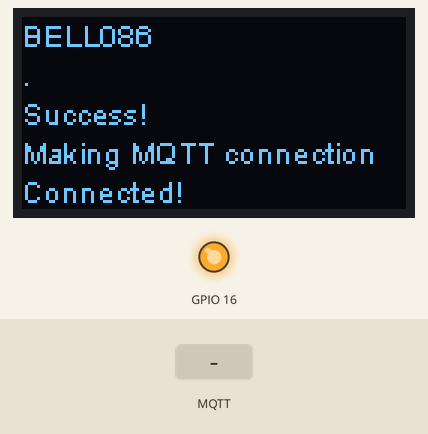
Simulated run of this sketch. Board: ESP32. Parts: 128×64 one-colour display, output pins drawn as LEDs (lit = HIGH). The test bench sets the inputs (shaded band). WiFi joins after 1.5 s; servers stay silent unless stated; random numbers use the default seed unless the sketch sets one; no MQTT or app messages arrive unless stated.

Above: at 5.8 s.
5.9 s: MQTT message "1" arrives on the first subscribed topic
At 7.1 s:
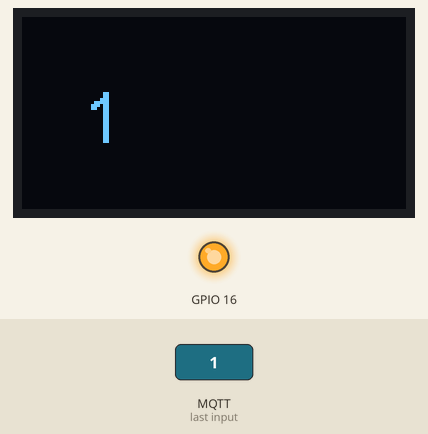
7.4 s: MQTT message "on" arrives on the first subscribed topic
At 7.9 s:
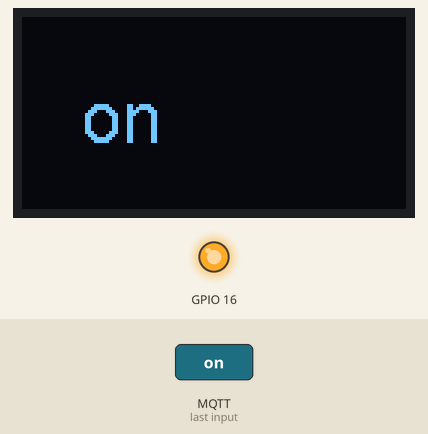
8.9 s: MQTT message "off" arrives on the first subscribed topic
At 10.3 s:
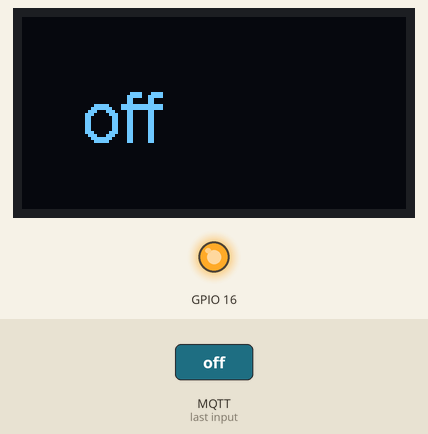
Timing chart, 0 to 11.9 s (numbered marks = the images above; inputs shaded):
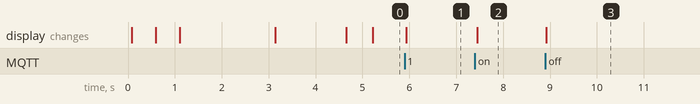

The sketch:

esp_temp_display_mqtt.ino
```cpp
// (licence header left out)
#include <Wire.h>  // Only needed for Arduino 1.6.5 and earlier
#include <WiFi.h>
#include <WiFiMulti.h>
#include <WiFiClient.h>
#include <PubSubClient.h>
#include "SSD1306.h" // alias for `#include "SSD1306Wire.h"`
//#include "SH1106Wire.h" //If you need the 1106 driver then replace above line with this line

#define DISPLAY_HEIGHT 64
#define DISPLAY_WIDTH  128

SSD1306  display(0x3c, 4, 15);
//SH1106Wire display(ADDRESS, SDA, SDC); //If you need the 1106 driver then replace above line with this line

const char* ssid     = "BELL086";          // your network SSID (name of wifi network)
const char* password = "916E73E1A7E4";     // your network password
const char* mqtt_server = "192.168.2.201"; // your mqtt server ip
const int mqtt_port = 1883;                // your mqtt server port
const char* mqtt_topic = "temp";           // topic (don't change this)

WiFiClient client;
PubSubClient mqtt_client(client);

void println_oled(String txtPrint) {
  // Print to the screen
  display.setFont(ArialMT_Plain_10); // create more fonts at http://oleddisplay.squix.ch/
  display.clear();
  display.println(txtPrint);
  // Draw it to the internal screen buffer
  display.drawLogBuffer(0, 0);
  // Display it on the screen
  display.display();
  delay(500);
}

void print_oled(String txtPrint) {
  // Print to the screen
  display.setFont(ArialMT_Plain_10); // create more fonts at http://oleddisplay.squix.ch/
  display.clear();
  display.print(txtPrint);
  // Draw it to the internal screen buffer
  display.drawLogBuffer(0, 0);
  // Display it on the screen
  display.display();
  delay(500);
}

void callback(char* topic, byte * payload, unsigned int  length) {
  int i;
  String strPayload;
  display.clear();
  display.setTextAlignment(TEXT_ALIGN_LEFT);
  display.setFont(ArialMT_Plain_24); // create more fonts at http://oleddisplay.squix.ch/
  strPayload="";
  for (int i = 0; i < length; i++) {
    strPayload+=(char)payload[i];
  }
  display.drawString(20, 20, strPayload);
  display.display();
}


void setup() {
  pinMode(16, OUTPUT);
  digitalWrite(16, LOW);    // set GPIO16 low to reset OLED
  delay(50);
  digitalWrite(16, HIGH); // while OLED is running, must set GPIO16 in high
  display.init();
  display.setLogBuffer(5, 30);
  display.flipScreenVertically();
  display.setTextAlignment(TEXT_ALIGN_LEFT);
  display.setFont(ArialMT_Plain_10); // create more fonts at http://oleddisplay.squix.ch/
  println_oled("Connecting to SSID: ");
  println_oled(ssid);
  WiFi.begin(ssid, password);
  // attempt to connect to Wifi network:
  while (WiFi.status() != WL_CONNECTED) {
    print_oled(".");
    // wait 1 second for re-trying
    delay(1000);
  }
  println_oled("");
  println_oled("Success!");
  delay(1000);
  mqtt_client.setServer(mqtt_server, mqtt_port);
  mqtt_client.setCallback(callback);
}

void reconnect() {
  // Loop until we're reconnected
  while (!mqtt_client.connected()) {
    println_oled("Making MQTT connection");
    // Create a random client ID
    String clientId = "ESP32Client-";
    clientId += String(random(0xffff), HEX);
    // Attempt to connect
    if (mqtt_client.connect(clientId.c_str())) {
      println_oled("Connected!");
      // Once connected, publish an announcement...
      //mqtt_client.publish("outTopic", "hello world");
      // ... and resubscribe
      mqtt_client.subscribe(mqtt_topic);
    } else {
      print_oled("Failed, RC=");
      print_oled(String(mqtt_client.state()));
      println_oled("");
      println_oled("Try again in 5 seconds");
      // Wait 5 seconds before retrying
      delay(5000);
    }
  }
}

void loop() {
  if (!mqtt_client.connected()) {
    reconnect();
  }
  mqtt_client.loop();
  delay(50);
}
```

Measured:
- after the input at 5.9 s, the display: changes at once (image 1)
- after the input at 7.4 s, the display: changes after 0.05 s (image 2)
- after the input at 8.9 s, the display: changes at once (image 3)
